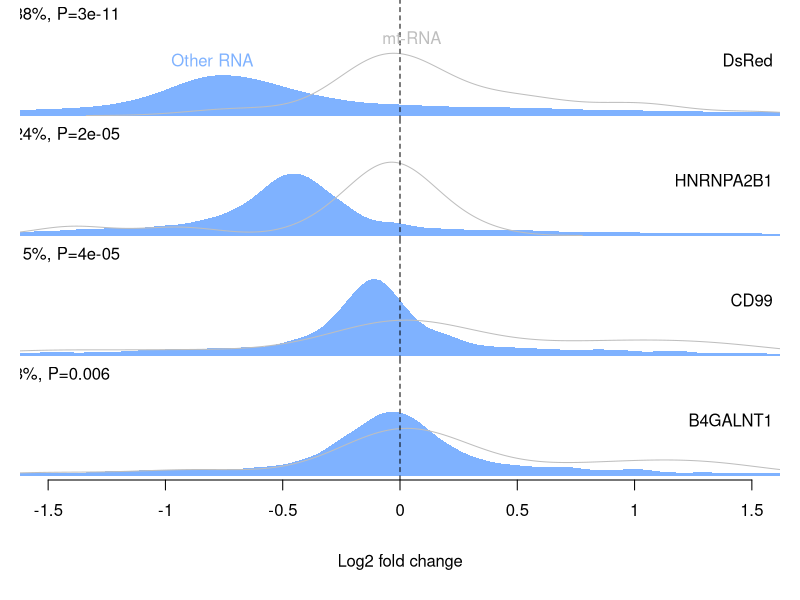

Here is the R script that generated this plot:

# load DsRed data
x0=read.csv("./fig1g.csv",row.name=1)
# filter out genes never expressed in any sample
x0 <- x0[apply(x0,1,max) > 0,]
# assign genes to classes
x0$class='Human' # default
x0$class[grep('plasmid',rownames(x0))] = 'Plasmid'
x0$class[grep('DsRed',rownames(x0))] = 'DsRed'
x0$class[grep('RfxCas13d',rownames(x0))]='Cas13'
x0$class[grep('TagBFP',rownames(x0))]='BFP'
x0$class[grep('^MT-',rownames(x0))]='Mito'
x0$class[grep('mouse',rownames(x0))]='Mouse'
for (i in 1:(ncol(x0)-1)){
  x0[,i] = x0[,i]/ sum(x0[x0$class=='Mito',i])*1e6 
}
# average over replicates
KDg3  <- apply(x0[,2:3],1,mean) # DsRed KD
NTg11 <- apply(x0[,5:6],1,mean) # Control

# load endogenous gene data
x=read.csv("./fig2d.csv",row.name=1)

# filter out genes never expressed in any sample
x <- x[apply(x,1,max) > 0,]

# assign genes to classes
x$class='Human' # default
x$class[grep('^MT-',rownames(x))]='Mito'

# normalize to mito rnas
for (i in 1:(ncol(x)-1)){
  x[,i] = x[,i]/ sum(x[x$class=='Mito',i])*1e6 
}

# average over replicates
NT <- apply(x[,1:2],1,mean)  
HNRNPA2B1 <- apply(x[,3:4],1,mean)  
CD99 <- apply(x[,5:6],1,mean)  
B4GALNT1 <- apply(x[,7:8],1,mean)  

pdf("fig2d.pdf",width=4,height=4)

par(mfrow=c(5,1),mar=c(0,1,0,1),bty='l',cex=1)
xlim=c(-1.5,1.5)
ylim=c(0,2)

sub= x0$class=='Human' & NTg11 > 0
mito = x0$class=='Mito' & NTg11 > 0
plot(0,xlim=xlim,ylim=ylim,axes=FALSE, ann=FALSE, frame.plot=FALSE,cex=0,col='blue')
polygon(density(log2(KDg3[sub]/NTg11[sub]),n=2048), col=rgb(0,0.4,1,0.5),border=NA)
lines(density(log2(KDg3[mito]/NTg11[mito])),col='gray')

med= median(log2(KDg3[sub]/NTg11[sub])) - median(log2(KDg3[mito]/NTg11[mito]))
d=density(log2(KDg3[mito]/NTg11[mito]))
ks <- ks.test(log2(KDg3[sub]/NTg11[sub]),log2(KDg3[mito]/NTg11[mito]))
legend(-1.8,2.2,legend=paste(round(2^med-1,digits=2)*100,'%, P=',signif(ks$p.value,digits=1),sep=''),bty='n')
legend('right',legend='DsRed',bty='n')
abline(v=0,lty=2)

text(-0.8,1.0,'Other RNA',col=rgb(0,0.4,1,0.5))
text(0.05,1.4,'mt-RNA',col='gray')

sub= x$class=='Human' & NT > 0
mito= x$class=='Mito' & NT > 0
plot(0,xlim=xlim,ylim=ylim,axes=FALSE, ann=FALSE, frame.plot=FALSE,cex=0,col='blue')
polygon(density(log2(HNRNPA2B1[sub]/NT[sub]),n=2048), col=rgb(0,0.4,1,0.5),border=NA)
lines(density(log2(HNRNPA2B1[mito]/NT[mito])),col='gray')
med=median(log2(HNRNPA2B1[sub]/NT[sub])) - median(log2(HNRNPA2B1[mito]/NT[mito])) 
ks <- ks.test(log2(HNRNPA2B1[sub]/NT[sub]),log2(HNRNPA2B1[mito]/NT[mito]))
legend(-1.8,2.2,,legend=paste(round(2^med-1,digits=2)*100,'%, P=',signif(ks$p.value,digits=1),sep=''),bty='n')
legend('right',legend='HNRNPA2B1',bty='n')
abline(v=0,lty=2)


plot(0,xlim=xlim,ylim=ylim,axes=FALSE, ann=FALSE, frame.plot=FALSE,cex=0,col='blue')
polygon(density(log2(CD99[sub]/NT[sub]),n=2048), col=rgb(0,0.4,1,0.5),border=NA)
lines(density(log2(CD99[mito]/NT[mito])),col='gray')
med=median(log2(CD99[sub]/NT[sub])) - median(log2(CD99[mito]/NT[mito])) 
ks <- ks.test(log2(CD99[sub]/NT[sub]),log2(CD99[mito]/NT[mito]))
legend(-1.8,2.2,,legend=paste(round(2^med-1,digits=2)*100,'%, P=',signif(ks$p.value,digits=1),sep=''),bty='n')
legend('right',legend='CD99',bty='n')
abline(v=0,lty=2)


plot(0,xlim=xlim,ylim=ylim,axes=FALSE, ann=FALSE, frame.plot=FALSE,cex=0,col='blue')
polygon(density(log2(B4GALNT1[sub]/NT[sub]),n=2048), col=rgb(0,0.4,1,0.5),border=NA)
lines(density(log2(B4GALNT1[mito]/NT[mito])),col='gray')
med=median(log2(B4GALNT1[sub]/NT[sub])) - median(log2(B4GALNT1[mito]/NT[mito]))
ks <- ks.test(log2(B4GALNT1[sub]/NT[sub]),log2(B4GALNT1[mito]/NT[mito]))
legend(-1.8,2.2,,legend=paste(round(2^med-1,digits=2)*100,'%, P=',signif(ks$p.value,digits=1),sep=''),bty='n')
legend('right',legend='B4GALNT1',bty='n')
abline(v=0,lty=2)

axis(1,at= c(-1.5,-1.0,-0.5,0,0.5,1.0,1.5),c(-1.5,-1.0,-0.5,0,0.5,1.0,1.5))

plot(0,xlim=xlim,ylim=ylim,axes=FALSE, ann=FALSE, frame.plot=FALSE,cex=0,col='blue')
text(0,0.6,'Log2 fold change')

dev.off()

